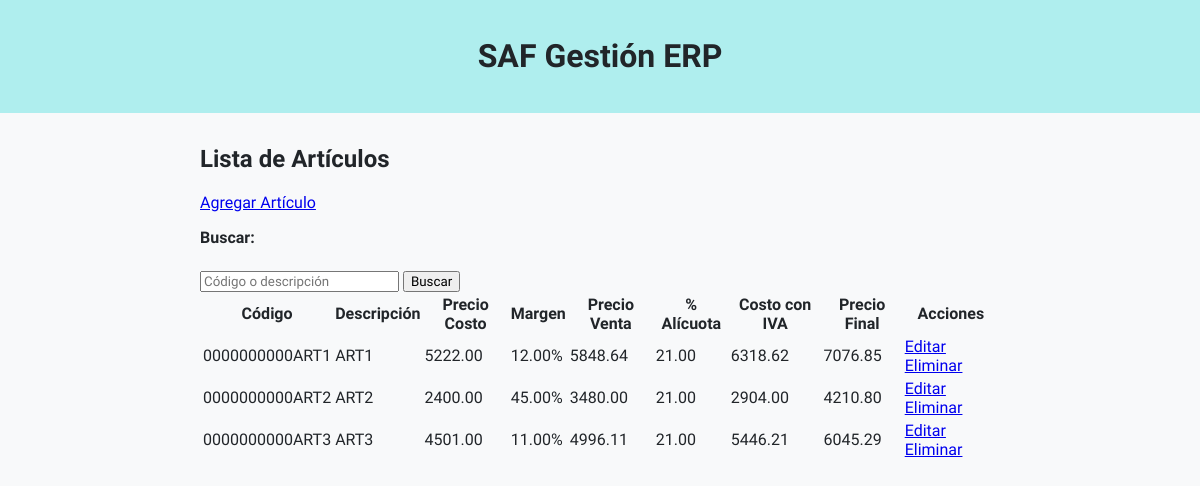
The page /lista/ on the database as committed earlier.
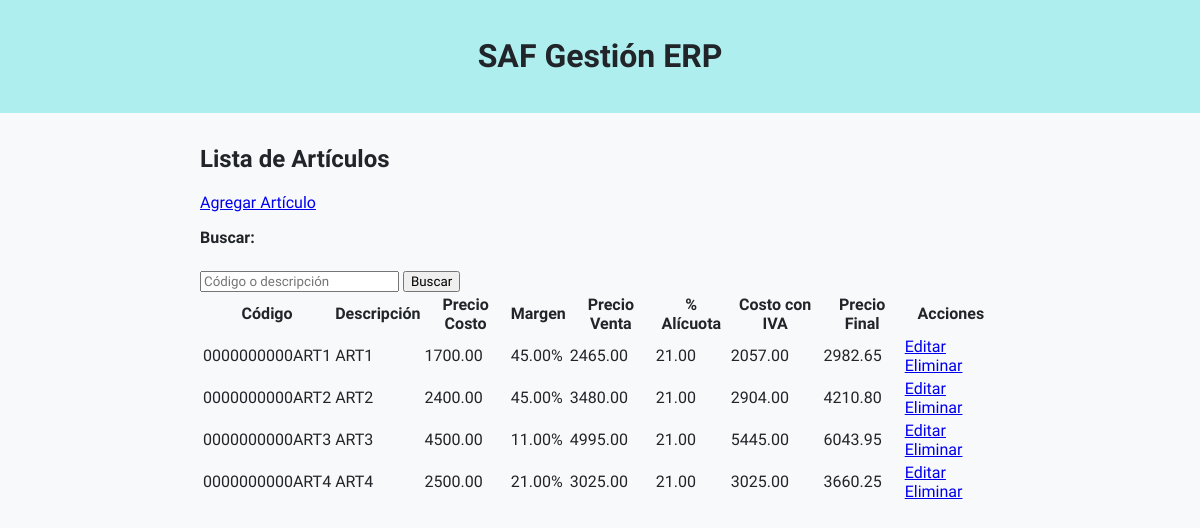
The same page on the database as committed later.
### articulos/models.py (models this page shows, shortened)
class UpperCaseMixin:
    def save(self, *args, **kwargs):
        for field in self._meta.fields:
            if isinstance(field, models.CharField) and getattr(self, field.name):
                setattr(self, field.name, getattr(self, field.name).upper())
        super().save(*args, **kwargs)

class Articulo(UpperCaseMixin,models.Model):
    codart = models.CharField(
        "Código",
        max_length=14,
        unique=True,
        validators=[
            RegexValidator(
                regex=r'^[A-Z0-9]+$',
                message='Solo se permiten letras mayúsculas y números.'
            )
        ],
        help_text='14 caracteres, se completa con ceros a la izquierda.'
    )
    descrip = models.CharField("Descripción", max_length=80)
    marca = models.ForeignKey('Marca', on_delete=models.PROTECT, blank=True, null=True)
    rubro = models.ForeignKey('Rubro', on_delete=models.PROTECT, blank=True, null=True)
    precosto = models.DecimalField(
        "Precio Costo",
        max_digits=12,
        decimal_places=2,
        validators=[MinValueValidator(0)]
    )
    margen = models.DecimalField(
        "Margen %",
        max_digits=6,
        decimal_places=2,
        default=0
    )
    ncodalic = models.ForeignKey(
        'Alicuota',
        verbose_name="Código Alícuota",
        on_delete=models.PROTECT
    )
    alic = models.DecimalField(
        "% Alícuota",
        max_digits=5,
        decimal_places=2,
        editable=False,
        null=True,
        default=0
    )
    costoiva = models.DecimalField(
        "Costo con IVA",
        max_digits=12,
        decimal_places=2,
        null=True,
        default=0
    )
    preventa = models.DecimalField(
        "Precio Venta (sin IVA)",
        max_digits=12,
        decimal_places=2,
        null=True,
        default=0
    )
    prefinal = models.DecimalField(
        "Precio Final (con IVA)",
        max_digits=12,
        decimal_places=2,
        null=True,
        default=0
    )

### articulos/views.py (the view)
# urls.py: path('lista/', views.lista_articulos, name='lista_articulos'),
def lista_articulos(request):
    articulos = Articulo.objects.all().order_by('codart')
    q = request.GET.get('q', '')
    if q:
        articulos = articulos.filter(
            Q(codart__icontains=q) |
            Q(descrip__icontains=q)
        )
    return render(request, 'articulos/lista.html', {'articulos': articulos})

### articulos/templates/articulos/lista.html (shortened to what this page needs)
{% extends "articulos/base.html" %}
{% block content %}
<h2>Lista de Artículos</h2>
<a class="btn" href="{% url 'agregar_articulo' %}">Agregar Artículo</a>
<form method="get" class="mb-3">
  <label>Buscar:</label>
  <input type="text" name="q" value="{{ query }}" placeholder="Código o descripción">
  <button type="submit" class="btn btn-sm btn-primary">Buscar</button>
</form>
<table>
    <thead>
        <tr>
            <th>Código</th>
            <th>Descripción</th>
            <th>Precio Costo</th>
            <th>Margen</th>
			<th>Precio Venta</th>
			<th>% Alícuota</th>
            <th>Costo con IVA</th>
            <th>Precio Final</th>
            <th>Acciones</th>
        </tr>
    </thead>
    <tbody>
        {% for articulo in articulos %}
        <tr>
            <td>{{ articulo.codart }}</td>
            <td>{{ articulo.descrip }}</td>
            <td>{{ articulo.precosto|floatformat:2 }}</td>
			<td>{{ articulo.margen|floatformat:2 }}%</td>
			<td>{{ articulo.preventa }}</td>
			<td>{{ articulo.alic }}</td>
            <td>{{ articulo.costoiva }}</td>
            <td>
				{% if articulo.prefinal %}
					{{ articulo.prefinal|floatformat:2 }}
				{% else %}
					-
				{% endif %}
			</td>
            <td>
                <a href="{% url 'modificar_articulo' articulo.id %}">Editar</a>
                <a href="{% url 'eliminar_articulo' articulo.id %}"
				   class="btn btn-danger"
				   onclick="return confirm('¿Está seguro que desea eliminar el artículo {{ articulo.descrip }}?');">
			       Eliminar
				</a>
			</td>
        </tr>
        {% empty %}
        <tr>
            <td colspan="7">No hay artículos cargados.</td>
        </tr>
        {% endfor %}
    </tbody>
</table>
{% endblock %}

### articulos/templates/articulos/base.html (shortened to what this page needs)
{% load static %}
<!DOCTYPE html>
<html lang="es">
<head>
    <link rel="stylesheet" href="{% static 'articulos/css/styles.css' %}" />
</head>
<body>
    <header>
        <h1>SAF Gestión ERP</h1>
    </header>
    <main>
        {% block content %}
        {% endblock %}
    </main>
</body>
</html>

### articulos/static/articulos/css/styles.css (style rules this page uses)
body, input, button, label, textarea, select, table, td, th, header, h1, h2, h3, h4, h5, h6, p, a, span, li, div { font-family: 'Segoe UI', Arial, Helvetica, sans-serif !important; }
body { font-family: Segoe UI, Helvetica, sans-serif; background-color: #f8f9fa; color: #212529; margin: 0; padding: 0; }
header { background-color: RGB(175,238,238); color: #212529; padding: 1rem 1.5rem; text-align: center; }
main { max-width: 800px; margin: 2rem auto; padding: 0 1rem; }
form label { display: block; margin-top: 1rem; font-weight: bold; }
form input[type="submit"], form button { margin-top: 1.5rem; }

Rows that differ between the two databases and show on the page:
changed Articulo "0000000000ART1": precosto "5222.00" → "1700.00"; margen "12.00" → "45.00"; preventa "5848.64" → "2465.00"; costoiva "6318.62" → "2057.00"; prefinal "7076.85" → "2982.65"
changed Articulo "0000000000ART3": precosto "4501.00" → "4500.00"; preventa "4996.11" → "4995.00"; costoiva "5446.21" → "5445.00"; prefinal "6045.29" → "6043.95"
added Articulo: codart "0000000000ART4", descrip "ART4", precosto "2500.00", margen "21.00", preventa "3025.00", alic "21.00", costoiva "3025.00", prefinal "3660.25"
